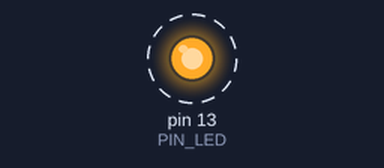
Recording of a sketch running on a simulated Arduino Uno, built with avr-gcc and run on an emulated ATmega328P. Shown: output pins drawn as LEDs (lit = HIGH). Dashed ring = blinking. What the sketch prints to the serial monitor is not drawn.

Above: at 0.5 s.
Timing chart, 0 to 4.6 s (numbered marks = the images above):
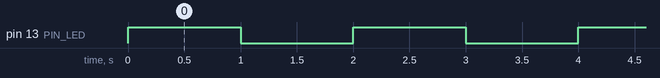

Measured:
- by itself, pin 13 (PIN_LED): alternates HIGH for 1.0 s and LOW for 1.0 s

The sketch:

04_example_3.ino
```cpp
#define PIN_LED 13 // == int PIN_LED = 13; assign variable
unsigned int count, toggle; // initialized global variable

void setup() { // special function (setup: run only once at initial)
  pinMode(PIN_LED, OUTPUT);
  Serial.begin(115200); // Use Serial Monitor
  while (!Serial) {
    // Serial.write(
  }
  toggle = HIGH;
}

void loop() { // special function (loop: run forever after setup()
  Serial.println(++count);
  digitalWrite(PIN_LED, toggle);
  delay(1000); // 1000 milli seconds
  toggle = toggle_state(toggle); // toggle = LOW or HIGH
}

int toggle_state(int toggle) {
  if (toggle == HIGH) {
    return LOW;
  } else {
    return HIGH;
  }
}
```
